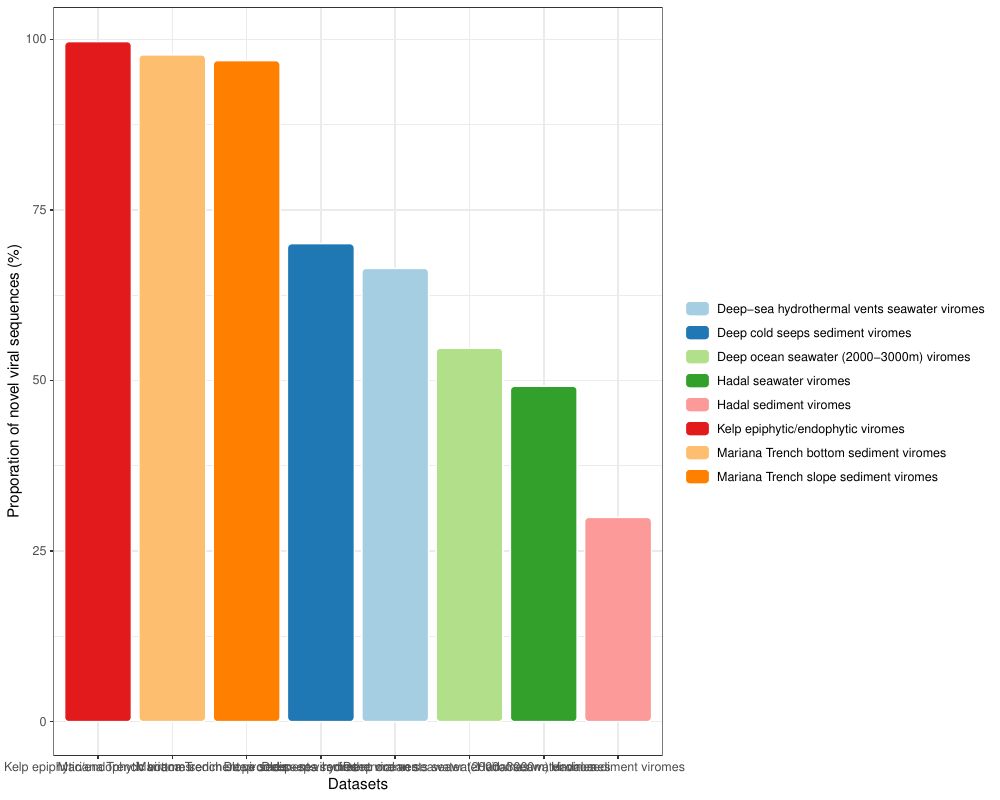

The script that saved this image:
library(ggplot2)
library(RColorBrewer)
# install.packages("ggchicklet", repos = "https://cinc.rud.is")
library(ggchicklet)
# install.packages("ggprism")
library(ggprism)
data <- read.table("data.txt", header = TRUE,sep = "\t")

p <- ggplot(data,aes(x = reorder(datasets, - novelty_proporation), y = novelty_proporation * 100))+  
      
  geom_chicklet(aes(fill = datasets)) +
  
  scale_fill_manual(name="",
                    values =c(brewer.pal(8,"Paired"),
                              brewer.pal(8,"Paired")))+
  theme_prism(base_line_size = 1, 
              base_fontface = "plain",
              base_family = "Arial", 
              axis_text_angle = 45)+ 
  theme_bw()+labs(x="Datasets",y="Proporation of novel viral sequences (%)")

p
ggsave(paste("./", "histogram_round_corner.pdf", sep=""), p, width = 10, height = 8)
